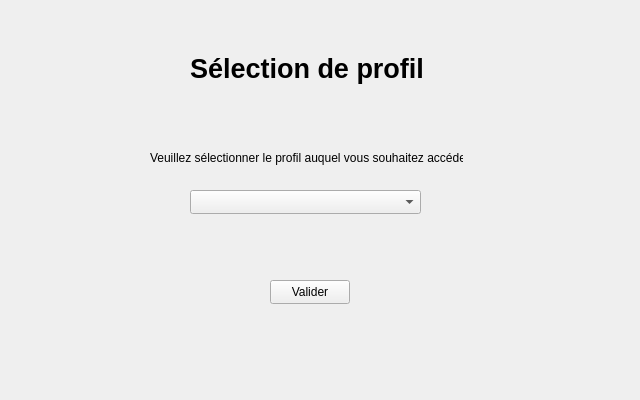
<?xml version="1.0" encoding="UTF-8"?>
<ui version="4.0">
 <class>SelectProfile</class>
 <widget class="QWidget" name="SelectProfile">
  <property name="geometry">
   <rect>
    <x>0</x>
    <y>0</y>
    <width>640</width>
    <height>400</height>
   </rect>
  </property>
  <property name="windowTitle">
   <string>Form</string>
  </property>
  <widget class="QComboBox" name="comboBox">
   <property name="geometry">
    <rect>
     <x>190</x>
     <y>190</y>
     <width>231</width>
     <height>24</height>
    </rect>
   </property>
   <property name="placeholderText">
    <string>Sélectionner un profil</string>
   </property>
  </widget>
  <widget class="QLabel" name="label">
   <property name="geometry">
    <rect>
     <x>190</x>
     <y>50</y>
     <width>235</width>
     <height>36</height>
    </rect>
   </property>
   <property name="font">
    <font>
     <pointsize>20</pointsize>
     <bold>true</bold>
    </font>
   </property>
   <property name="text">
    <string>Sélection de profil</string>
   </property>
  </widget>
  <widget class="QPushButton" name="pushButton">
   <property name="geometry">
    <rect>
     <x>270</x>
     <y>280</y>
     <width>80</width>
     <height>24</height>
    </rect>
   </property>
   <property name="text">
    <string>Valider</string>
   </property>
  </widget>
  <widget class="QLabel" name="label_2">
   <property name="geometry">
    <rect>
     <x>150</x>
     <y>150</y>
     <width>313</width>
     <height>16</height>
    </rect>
   </property>
   <property name="text">
    <string>Veuillez sélectionner le profil auquel vous souhaitez accéder</string>
   </property>
  </widget>
 </widget>
 <resources/>
 <connections/>
</ui>
